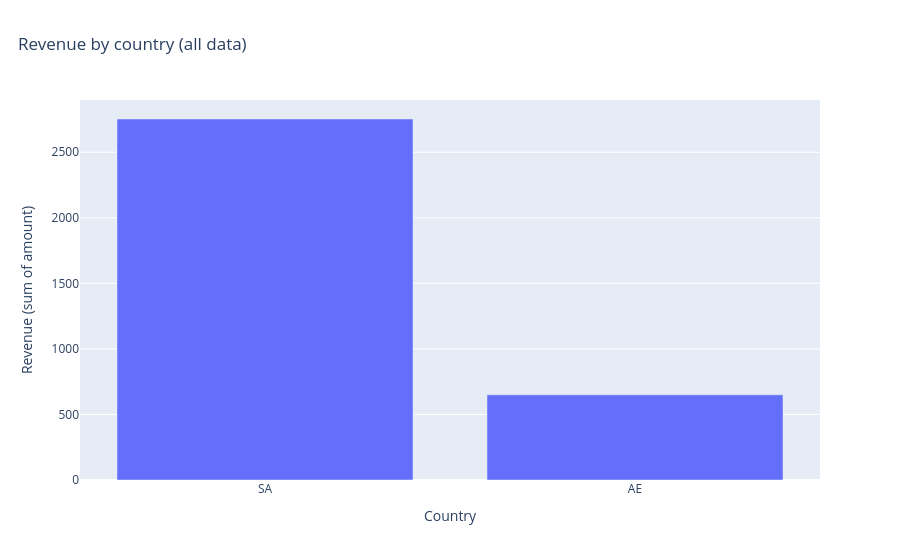

The cell this chart's notebook holds for it:
### Markdown cell above
## Revenue By Country
As we see, the amount of our SA is more and more amount rather than AE

### Code cell
rev = (
    df.groupby('country', dropna=False)
        .agg(
            n=('order_id', 'size'),
            revenue=('amount', 'sum'),
            aov=('amount', 'mean')
        )
        .reset_index()
        .sort_values('revenue', ascending=False)
)

fig = px.bar(rev, x='country', y='revenue', title="Revenue by country (all data)")
fig.update_layout(title={"x": 0.02})
fig.update_xaxes(title_text="Country")
fig.update_yaxes(title_text="Revenue (sum of amount)")
save_fig(fig, FIGS_DIR / "revenue_by_country.png")
fig

### Figure 1 — Plotly figure (JSON) as saved in the notebook; plotly's stock layout.template omitted (floating-point values rounded to 4 significant figures)
{"data": [{"hovertemplate": "country=%{x}<br>revenue=%{y}<extra></extra>", "legendgroup": "", "marker": {"color": "#636efa", "pattern": {"shape": ""}}, "name": "", "orientation": "v", "showlegend": false, "textposition": "auto", "type": "bar", "x": ["SA", "AE"], "xaxis": "x", "y": [2753.0, 649.5], "yaxis": "y"}], "layout": {"barmode": "relative", "legend": {"tracegroupgap": 0}, "title": {"text": "Revenue by country (all data)", "x": 0.02}, "xaxis": {"anchor": "y", "domain": [0, 1], "title": {"text": "Country"}}, "yaxis": {"anchor": "x", "domain": [0, 1], "title": {"text": "Revenue (sum of amount)"}}}}
